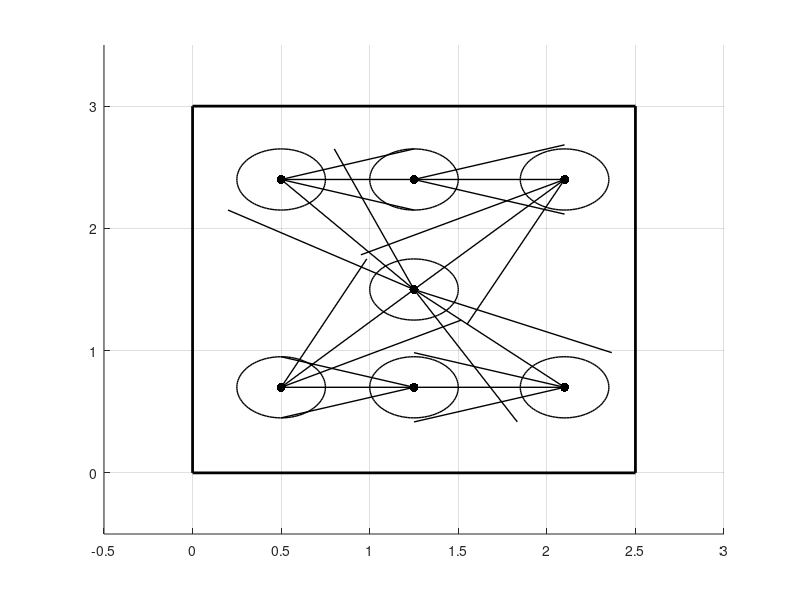

MATLAB code for this plot: (Note: this script raises an error after producing the figure.)
%importar o TXT primeiro

% pontos=[
% 0.195,  0.200;
% 0.065,  1.490;
% 0.245,  2.870;
% 1.245,  0.205;
% 1.250,  1.500;
% 1.260,  2.870;
% 2.355,  0.195;
% 2.360,  1.500;
% 2.350,  2.870];

WAYPOINTS = [   
2.10 2.40 0; %p9
1.25 2.40 0; %p6
0.50 2.40 0; %p3
1.25 1.50 0; %p5
0.50 0.70 0; %p1
1.25 0.70 0; %p4
2.10 0.70 0; %p7
1.25 1.50 0; %p5
            ];
        
% Responsável por iniciar a figura
close all
figure('pos',[400 50 600 600])
%axis equal;
axis([-0.5 3 -0.5 3.5]);
grid on;
hold on;

%Linhas das extremidades.
plot([0     0],[0 3],'k','LineWidth',2);
plot([0   2.5],[3 3],'k','LineWidth',2);
plot([2.5 2.5],[0 3],'k','LineWidth',2);
plot([0   2.5],[0 0],'k','LineWidth',2);

% plot(pontos(:,1), pontos(:,2), '.', 'MarkerSize',20,'Color', 'k')
for p=1:7
    plot(WAYPOINTS(p,1), WAYPOINTS(p,2), '.', 'MarkerSize',20,'Color', 'k')
    viscircles([WAYPOINTS(p,1) WAYPOINTS(p,2)],0.25, 'Color', 'k', 'LineWidth', 1);
end

for p=1:7
    dp(1)=WAYPOINTS(p+1,1)-WAYPOINTS(p,1);
    dp(2)=WAYPOINTS(p+1,2)-WAYPOINTS(p,2);
    quiver(WAYPOINTS(p,1),WAYPOINTS(p,2),dp(1),dp(2),0, 'color', [0 0 0],'Linewidth', 1, 'MaxHeadSize',0.6)
end
quiver(WAYPOINTS(8,1),WAYPOINTS(8,2),WAYPOINTS(1,1)-WAYPOINTS(8,1),WAYPOINTS(1,2)-WAYPOINTS(8,2),0, 'color', [0 0 0],'Linewidth', 1, 'MaxHeadSize',0.6)

%testes de 1 a 4
% i=11:1345
% i=1350:2525
% i=2550:3720
% i=3740:4780

comeco=3740;
final=4780;

for i=comeco:final
    p1 = plot([min(Px_est(i-1),2.5) min(Px_est(i),2.5)], [Py_est(i-1) Py_est(i)], 'b');
    p2 = plot(LSx(i), LSy(i), 'o', 'MarkerSize',5,'Color', 'r');
%     title(strcat('i=',num2str(int16(i-comeco)),'/', num2str(int16(final))));  pause(0.1);
end

xlabel('X[m]','FontSize',14); ylabel('Y[m]','FontSize',14);
% title('Trajetória estimada utilizando fusão sensorial');
legend([p1,p2],'Navigation System estimated position','ALOS estimated position');

annotation('textbox',[0.525 0.525 .1 .1],'String','start','FitBoxToText','on');
annotation('textbox',[0.6 0.4 .1 .1],'String','end','FitBoxToText','on');

pause(1);
output_img = 'full_trajectory';
print(output_img,'-dpng');
% command = ['mv', ' ' , output_img, '.png ./figures/'];
% system(command);
